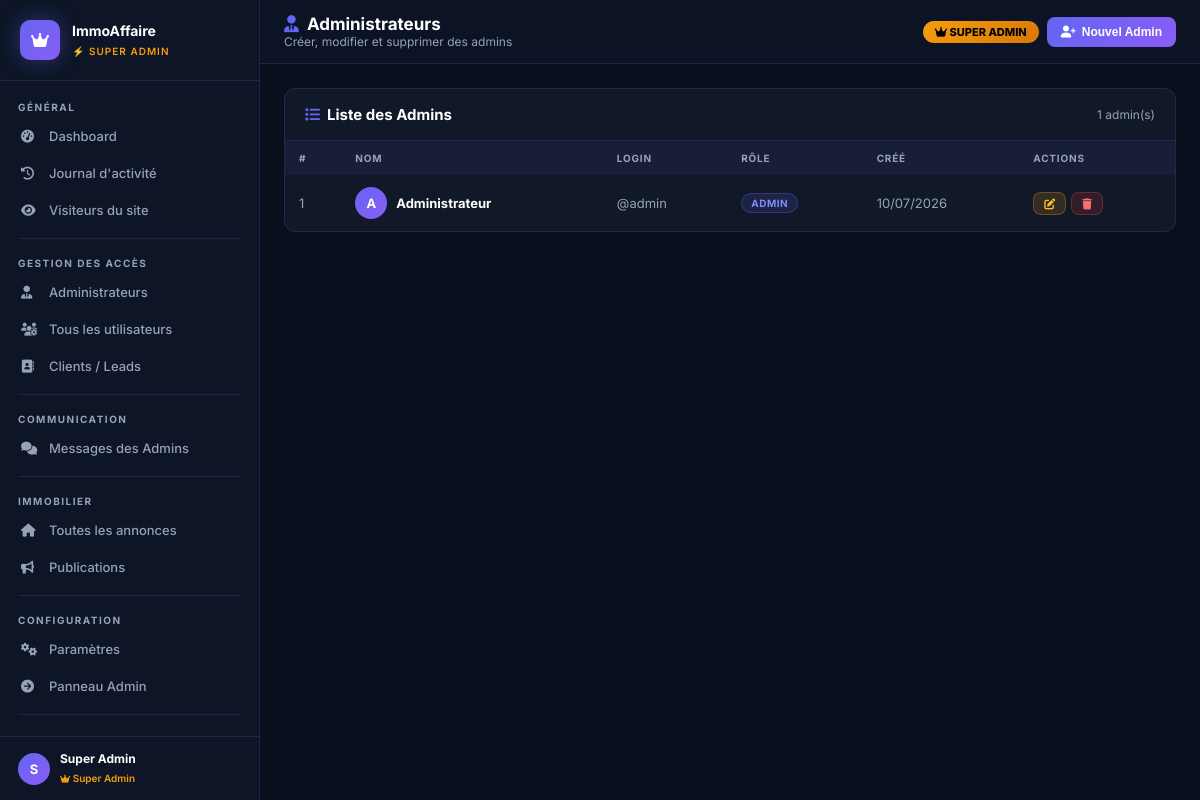
The app's page /super-admin/admins (signed in) with its own data.
### tables this page shows
CREATE TABLE IF NOT EXISTS users (
    id              INT AUTO_INCREMENT PRIMARY KEY,
    username        VARCHAR(50) NOT NULL UNIQUE,
    password        VARCHAR(255) NOT NULL,
    full_name       VARCHAR(100),
    role            ENUM('super_admin', 'admin', 'agent') NOT NULL DEFAULT 'agent',
    status          ENUM('active', 'inactive') DEFAULT 'active',
    avatar          VARCHAR(255),
    phone_whatsapp  VARCHAR(25),
    phone_tel       VARCHAR(25),
    phone_fixe      VARCHAR(25),
    created_at      TIMESTAMP DEFAULT CURRENT_TIMESTAMP
);

### controllers/SuperAdminController.php (called while the page is built, shortened)
<?php
class SuperAdminController extends Controller {
    public function admins() {
        $model  = new UserModel();
        $admins = $model->getAllAdmins();
        $this->render('super_admin/admins', ['title' => 'Gestion des Administrateurs', 'admins' => $admins]);
    }
}

### config/database.php (called while the page is built, shortened)
<?php
class Database {
    private static $instance = null;
    private function __construct() {
        $dsn = "mysql:host=" . DB_HOST . ";dbname=" . DB_NAME . ";charset=" . DB_CHARSET;
        $options = [
            PDO::ATTR_ERRMODE            => PDO::ERRMODE_EXCEPTION,
            PDO::ATTR_DEFAULT_FETCH_MODE => PDO::FETCH_ASSOC,
            PDO::ATTR_EMULATE_PREPARES   => false,
        ];
        try {
            $this->pdo = new PDO($dsn, DB_USER, DB_PASS, $options);
        } catch (\PDOException $e) {
            throw new \PDOException($e->getMessage(), (int)$e->getCode());
        }
    }
    public static function getInstance() {
        if (self::$instance === null) {
            self::$instance = new self();
        }
        return self::$instance->pdo;
    }
}

### models/Model.php (called while the page is built, shortened)
<?php
require_once __DIR__ . '/../config/database.php';
abstract class Model {
    protected $db;
    public function __construct() {
        $this->db = Database::getInstance();
    }
    protected function query($sql, $params = []) {
        $stmt = $this->db->prepare($sql);
        $stmt->execute($params);
        return $stmt;
    }
    protected function fetchAll($sql, $params = []) {
        return $this->query($sql, $params)->fetchAll();
    }
}

### models/UserModel.php (called while the page is built, shortened)
<?php
require_once __DIR__ . '/Model.php';
class UserModel extends Model {
    public function getAllAdmins() {
        return $this->fetchAll("SELECT * FROM users WHERE role = 'admin' ORDER BY created_at DESC");
    }
}

### views/super_admin/admins.php (the view, shortened to what this page needs)
<?php include __DIR__ . '/sa_header.php'; ?>
<div class="sa-layout">
    <?php include __DIR__ . '/sidebar.php'; ?>
    <div class="sa-main">
        <div class="sa-topbar">
            <div class="sa-topbar-title">
                <h2><i class="fas fa-user-tie" style="color:var(--sa-accent);margin-right:8px;"></i>Administrateurs</h2>
                <p>Créer, modifier et supprimer des admins</p>
            </div>
            <div class="sa-topbar-actions">
                <div class="sa-badge-role"><i class="fas fa-crown"></i> Super Admin</div>
                <button class="sa-btn sa-btn-primary" onclick="openModal('addAdminModal')">
                    <i class="fas fa-user-plus"></i> <span class="hide-xs">Nouvel Admin</span>
                </button>
            </div>
        </div>
        <div class="sa-content">
            <div class="sa-card">
                <div class="sa-card-header">
                    <h3><i class="fas fa-list" style="color:var(--sa-accent);margin-right:7px;"></i>Liste des Admins</h3>
                    <span style="color:var(--sa-gray);font-size:12px;"><?php echo count($admins); ?> admin(s)</span>
                </div>
                <div class="sa-table-wrap">
                <table class="sa-table">
                    <thead><tr><th>#</th><th>Nom</th><th>Login</th><th>Rôle</th><th>Créé</th><th>Actions</th></tr></thead>
                    <tbody>
                        <?php if (!empty($admins)): ?>
                            <?php foreach ($admins as $a): ?>
                            <tr>
                                <td style="color:var(--sa-gray);"><?php echo $a['id']; ?></td>
                                <td>
                                    <div style="display:flex;align-items:center;gap:9px;">
                                        <div class="sa-avatar-sm"><?php echo strtoupper(substr($a['full_name']??$a['username'],0,1)); ?></div>
                                        <strong style="color:white;"><?php echo htmlspecialchars($a['full_name']??'—'); ?></strong>
                                    </div>
                                </td>
                                <td style="color:var(--sa-gray);">@<?php echo htmlspecialchars($a['username']); ?></td>
                                <td><span class="role-badge role-<?php echo $a['role']; ?>"><?php echo str_replace('_',' ',$a['role']); ?></span></td>
                                <td style="color:var(--sa-gray);white-space:nowrap;"><?php echo date('d/m/Y',strtotime($a['created_at'])); ?></td>
                                <td>
                                    <div style="display:flex;gap:5px;">
                                        <button class="sa-btn sa-btn-warning sa-btn-sm" onclick="openEditModal(<?php echo htmlspecialchars(json_encode($a)); ?>)"><i class="fas fa-edit"></i></button>
                                        <?php if ($a['id'] != $_SESSION['user_id']): ?>
                                        <a href="<?php echo BASE_URL; ?>/super-admin/admins/delete?id=<?php echo $a['id']; ?>" class="sa-btn sa-btn-danger sa-btn-sm" onclick="return confirm('Supprimer ?')"><i class="fas fa-trash"></i></a>
                                        <?php endif; ?>
                                    </div>
                                </td>
                            </tr>
                            <?php endforeach; ?>
                        <?php else: ?>
                            <tr><td colspan="6" style="text-align:center;padding:36px;color:var(--sa-gray);">Aucun administrateur.</td></tr>
                        <?php endif; ?>
                    </tbody>
                </table>
                </div>
            </div>
        </div>
    </div>
</div>
<?php include __DIR__ . '/sa_footer.php'; ?>

### assets/css/super_admin.css (style rules this page uses)
:root { --sa-bg: #0a0f1e; --sa-sidebar: #0d1526; --sa-card: #111827; --sa-border: rgba(99,102,241,0.2); --sa-accent: #6366f1; --sa-accent2: #8b5cf6; --sa-gold: #f59e0b; --sa-green: #10b981; --sa-red: #ef4444; --sa-cyan: #06b6d4; --sa-text: #e2e8f0; --sa-gray: #94a3b8; --sidebar-w: 260px; }
* { box-sizing: border-box; }
body { background: var(--sa-bg) !important; margin: 0; font-family: 'Inter', sans-serif; }
.sa-layout { display: flex; min-height: 100vh; background: var(--sa-bg); }
.sa-avatar-sm { width: 32px; height: 32px; background: linear-gradient(135deg, var(--sa-accent), var(--sa-accent2)); border-radius: 50%; display: flex; align-items: center; justify-content: center; font-size: 13px; color: white; font-weight: 700; flex-shrink: 0; }
.sa-main { flex: 1; margin-left: var(--sidebar-w); min-width: 0; display: flex; flex-direction: column; }
.sa-topbar { background: rgba(13,21,38,0.95); backdrop-filter: blur(10px); border-bottom: 1px solid var(--sa-border); padding: 14px 24px; display: flex; align-items: center; justify-content: space-between; position: sticky; top: 0; z-index: 100; gap: 12px; }
.sa-topbar-title h2 { color: white; font-size: 17px; font-weight: 700; margin: 0; white-space: nowrap; overflow: hidden; text-overflow: ellipsis; }
.sa-topbar-title p { color: var(--sa-gray); font-size: 12px; margin: 0; }
.sa-topbar-actions { display: flex; align-items: center; gap: 8px; flex-shrink: 0; }
.sa-badge-role { background: linear-gradient(135deg, #f59e0b, #d97706); color: #000; padding: 4px 12px; border-radius: 20px; font-size: 11px; font-weight: 800; text-transform: uppercase; white-space: nowrap; }
.sa-content { padding: 24px; flex: 1; }
.sa-card { background: var(--sa-card); border: 1px solid var(--sa-border); border-radius: 12px; overflow: hidden; margin-bottom: 20px; }
.sa-card-header { padding: 16px 20px; border-bottom: 1px solid var(--sa-border); display:flex; align-items:center; justify-content:space-between; flex-wrap: wrap; gap: 8px; }
.sa-card-header h3 { color: white; font-size: 15px; font-weight: 700; margin: 0; }
.sa-table-wrap { overflow-x: auto; -webkit-overflow-scrolling: touch; }
.sa-table { width: 100%; border-collapse: collapse; min-width: 500px; }
.sa-table th { background: rgba(99,102,241,0.08); color: var(--sa-gray); font-size: 10px; font-weight: 700; text-transform: uppercase; letter-spacing: 0.8px; padding: 11px 14px; text-align: left; white-space: nowrap; }
.sa-table td { padding: 12px 14px; color: var(--sa-text); border-bottom: 1px solid rgba(255,255,255,0.04); font-size: 13px; }
.sa-table tr:last-child td { border-bottom: none; }
.role-badge { display:inline-flex; align-items:center; gap:4px; padding:3px 9px; border-radius:20px; font-size:10px; font-weight:700; text-transform:uppercase; letter-spacing:.5px; }
.role-admin { background:rgba(99,102,241,0.15); color:#818cf8; border:1px solid rgba(99,102,241,0.3); }
.sa-btn { display:inline-flex; align-items:center; gap:6px; padding:8px 14px; border-radius:8px; font-size:12px; font-weight:600; cursor:pointer; border:none; text-decoration:none; transition:all .2s; white-space:nowrap; }
.sa-btn-primary { background:linear-gradient(135deg, var(--sa-accent), var(--sa-accent2)); color:white; }
.sa-btn-warning { background:rgba(245,158,11,0.15); color:#fbbf24; border:1px solid rgba(245,158,11,0.3); }
.sa-btn-danger { background:rgba(239,68,68,0.15); color:#f87171; border:1px solid rgba(239,68,68,0.3); }
.sa-btn-sm { padding:5px 10px; font-size:11px; }

### records on screen
users: id "1", full_name "A", full_name "Administrateur", username "admin", role "ADMIN", created_at "10/07/2026"

### other values on screen
$initials "S"
substr($_SESSION['full_name'] ?? $_SESSION['username'], 0, 20) "Super Admin"
count($admins) "1"
